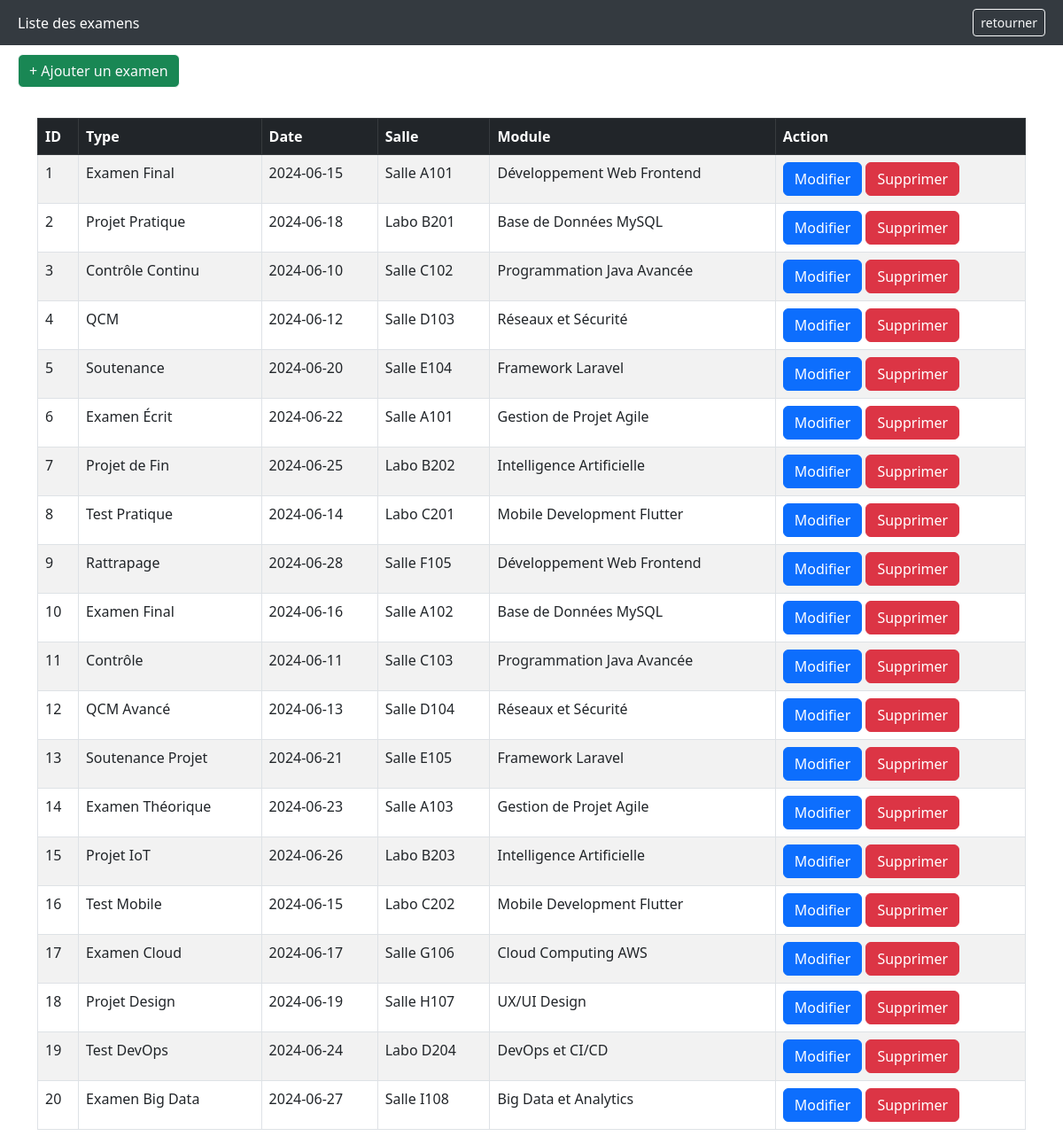
Page /admin/examen/list.php (signed in) on the committed database.
### tables this page shows
CREATE TABLE examen (
    id_examen INT PRIMARY KEY AUTO_INCREMENT,
    type_examen VARCHAR(50) NOT NULL,
    date_examen DATE NOT NULL,
    salle_examen VARCHAR(20),
    id_module INT,
    FOREIGN KEY (id_module) REFERENCES module(id_module)
);

CREATE TABLE module (
    id_module INT PRIMARY KEY AUTO_INCREMENT,
    nom_module VARCHAR(100) NOT NULL,
    type_module VARCHAR(50),
    masse_horraire_module INT NOT NULL
);

### admin/examen/list.php (the view, shortened to what this page needs)
<!DOCTYPE html>
<html lang="en">
<head>
    <link href="https://cdn.jsdelivr.net/npm/bootstrap@5.3.0/dist/css/bootstrap.min.css" rel="stylesheet">
  </head>
<body>
<div class="header">
    <div>Liste des examens</div>
    <a href="../dashboard.php" class="btn btn-outline-light btn-sm">retourner</a>
</div>
<div class="header" style="background-color: white;">
    <a class="btn btn-outline-light btn-success" href="ajouter.php">+ Ajouter un examen</a>
</div>
<?php
require "../../connexion.php";
$sql = "SELECT * FROM examen e JOIN module m On e.id_module = m.id_module";
$stmt = $pdo -> prepare($sql);
$stmt -> execute();
$resultat = $stmt -> fetchAll(PDO::FETCH_ASSOC);
if(!$resultat)
  {
    echo'<div class="alert alert-danger container mt-4">No examen enregistrer</div>';
  }
else
  {
?>
<div class="container mt-4">
  <table class="table table-bordered table-striped">
    <thead class="table-dark">
      <tr>
        <th>ID</th>
        <th>Type</th>
        <th>Date</th>
        <th>Salle</th>
        <th>Module</th>
        <th>Action</th>
      </tr>
    </thead>
    <tbody>
        <tr>
            <?php foreach($resultat as $r): ?>
            <td> <?php echo $r["id_examen"]; ?> </td>
            <td> <?php echo $r["type_examen"]; ?> </td>
            <td> <?php echo $r["date_examen"]; ?> </td>
            <td> <?php echo $r["salle_examen"]; ?> </td>
            <td> <?php echo $r["nom_module"]; ?> </td>
            <td>
                <a class="btn btn-primary" href="modifier.php?id=<?= $r["id_examen"] ?>">Modifier</a>
                <a class="btn btn-danger" href="supprimer.php?id=<?= $r["id_examen"] ?>">Supprimer</a>
            </td>
        </tr>
        <?php endforeach; }; ?>
    </tbody>
  </table>
</div>
</body>
</html>

### admin/examen/list.php (style rules this page uses)
.header { background-color: #343a40; color: white; padding: 10px 20px; display: flex; justify-content: space-between; align-items: center; }

### rows in the picture
examen: id_examen "1", type_examen "Examen Final", date_examen "2024-06-15", salle_examen "Salle A101", id_module.nom_module "Développement Web Frontend"
examen: id_examen "2", type_examen "Projet Pratique", date_examen "2024-06-18", salle_examen "Labo B201", id_module.nom_module "Base de Données MySQL"
examen: id_examen "3", type_examen "Contrôle Continu", date_examen "2024-06-10", salle_examen "Salle C102", id_module.nom_module "Programmation Java Avancée"
examen: id_examen "4", type_examen "QCM", date_examen "2024-06-12", salle_examen "Salle D103", id_module.nom_module "Réseaux et Sécurité"
examen: id_examen "5", type_examen "Soutenance", date_examen "2024-06-20", salle_examen "Salle E104", id_module.nom_module "Framework Laravel"
examen: id_examen "6", type_examen "Examen Écrit", date_examen "2024-06-22", salle_examen "Salle A101", id_module.nom_module "Gestion de Projet Agile"
examen: id_examen "7", type_examen "Projet de Fin", date_examen "2024-06-25", salle_examen "Labo B202", id_module.nom_module "Intelligence Artificielle"
examen: id_examen "8", type_examen "Test Pratique", date_examen "2024-06-14", salle_examen "Labo C201", id_module.nom_module "Mobile Development Flutter"
examen: id_examen "9", type_examen "Rattrapage", date_examen "2024-06-28", salle_examen "Salle F105", id_module.nom_module "Développement Web Frontend"
examen: id_examen "10", type_examen "Examen Final", date_examen "2024-06-16", salle_examen "Salle A102", id_module.nom_module "Base de Données MySQL"
examen: id_examen "11", type_examen "Contrôle", date_examen "2024-06-11", salle_examen "Salle C103", id_module.nom_module "Programmation Java Avancée"
examen: id_examen "12", type_examen "QCM Avancé", date_examen "2024-06-13", salle_examen "Salle D104", id_module.nom_module "Réseaux et Sécurité"
examen: id_examen "13", type_examen "Soutenance Projet", date_examen "2024-06-21", salle_examen "Salle E105", id_module.nom_module "Framework Laravel"
examen: id_examen "14", type_examen "Examen Théorique", date_examen "2024-06-23", salle_examen "Salle A103", id_module.nom_module "Gestion de Projet Agile"
examen: id_examen "15", type_examen "Projet IoT", date_examen "2024-06-26", salle_examen "Labo B203", id_module.nom_module "Intelligence Artificielle"
examen: id_examen "16", type_examen "Test Mobile", date_examen "2024-06-15", salle_examen "Labo C202", id_module.nom_module "Mobile Development Flutter"
examen: id_examen "17", type_examen "Examen Cloud", date_examen "2024-06-17", salle_examen "Salle G106", id_module.nom_module "Cloud Computing AWS"
examen: id_examen "18", type_examen "Projet Design", date_examen "2024-06-19", salle_examen "Salle H107", id_module.nom_module "UX/UI Design"
examen: id_examen "19", type_examen "Test DevOps", date_examen "2024-06-24", salle_examen "Labo D204", id_module.nom_module "DevOps et CI/CD"
examen: id_examen "20", type_examen "Examen Big Data", date_examen "2024-06-27", salle_examen "Salle I108", id_module.nom_module "Big Data et Analytics"
